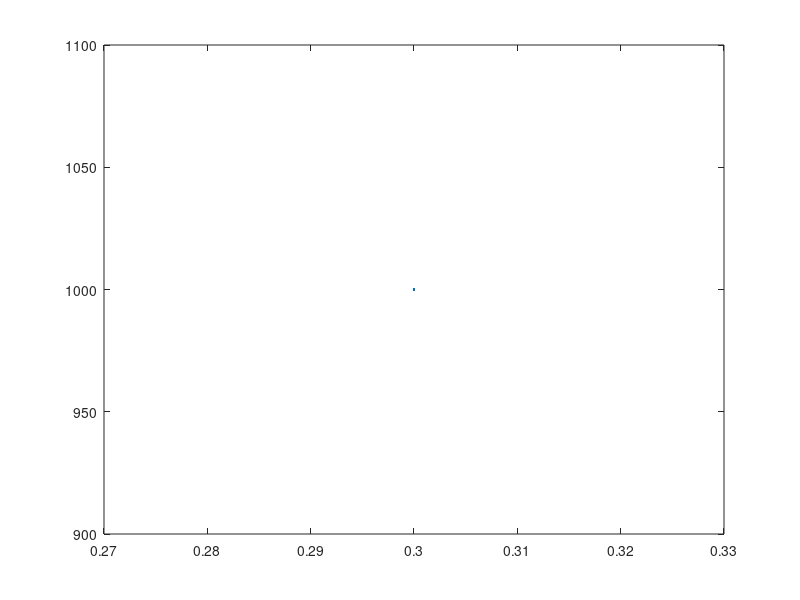

Write MATLAB code to recreate this figure.


  x0 = .3
  y0 = .4

  x = 0
  y = 0

  iteration = 0
  max_iteration = 1000

  while ( x*x + y*y < 2*2  &&  iteration < max_iteration )
  
    xtemp = x*x - y*y + x0
    y = 2*x*y + y0

    x = xtemp

    iteration = iteration + 1
  end

  color = iteration

  plot(x0,color)
